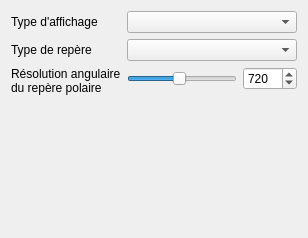
           <widget class="QWidget" name="page_10">
            <property name="geometry">
             <rect>
              <x>0</x>
              <y>0</y>
              <width>308</width>
              <height>238</height>
             </rect>
            </property>
            <attribute name="label">
             <string>Affichage</string>
            </attribute>
            <layout class="QFormLayout" name="formLayout_6">
             <property name="fieldGrowthPolicy">
              <enum>QFormLayout::AllNonFixedFieldsGrow</enum>
             </property>
             <item row="0" column="0">
              <widget class="QLabel" name="label_23">
               <property name="text">
                <string>Type d'affichage</string>
               </property>
              </widget>
             </item>
             <item row="0" column="1">
              <widget class="QComboBox" name="_comboViewType">
               <property name="sizePolicy">
                <sizepolicy hsizetype="Expanding" vsizetype="Fixed">
                 <horstretch>0</horstretch>
                 <verstretch>0</verstretch>
                </sizepolicy>
               </property>
              </widget>
             </item>
             <item row="1" column="0">
              <widget class="QLabel" name="label_42">
               <property name="font">
                <font>
                 <weight>50</weight>
                 <bold>false</bold>
                </font>
               </property>
               <property name="text">
                <string>Type de repère</string>
               </property>
              </widget>
             </item>
             <item row="1" column="1">
              <widget class="QComboBox" name="_comboProjectionType"/>
             </item>
             <item row="2" column="0">
              <widget class="QLabel" name="label_46">
               <property name="font">
                <font>
                 <weight>50</weight>
                 <bold>false</bold>
                </font>
               </property>
               <property name="text">
                <string>Résolution angulaire
du repère polaire</string>
               </property>
              </widget>
             </item>
             <item row="2" column="1">
              <layout class="QHBoxLayout" name="horizontalLayout_8">
               <item>
                <widget class="QSlider" name="_sliderCartesianAngularResolution">
                 <property name="font">
                  <font>
                   <weight>50</weight>
                   <bold>false</bold>
                  </font>
                 </property>
                 <property name="minimum">
                  <number>10</number>
                 </property>
                 <property name="maximum">
                  <number>1500</number>
                 </property>
                 <property name="value">
                  <number>720</number>
                 </property>
                 <property name="orientation">
                  <enum>Qt::Horizontal</enum>
                 </property>
                </widget>
               </item>
               <item>
                <widget class="QSpinBox" name="_spinCartesianAngularResolution">
                 <property name="font">
                  <font>
                   <weight>50</weight>
                   <bold>false</bold>
                  </font>
                 </property>
                 <property name="minimum">
                  <number>10</number>
                 </property>
                 <property name="maximum">
                  <number>1500</number>
                 </property>
                 <property name="value">
                  <number>720</number>
                 </property>
                </widget>
               </item>
              </layout>
             </item>
            </layout>
           </widget>
